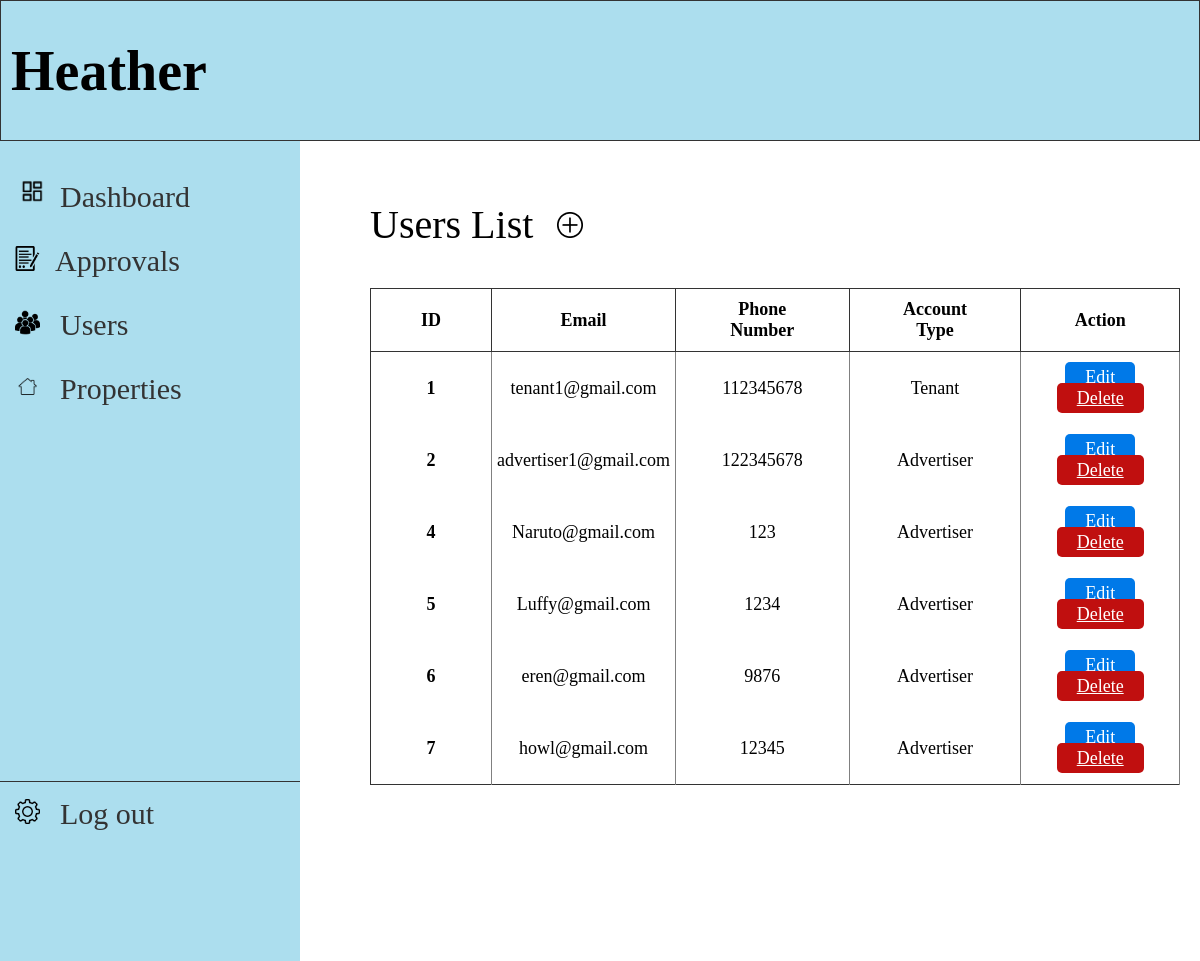
The app's page /admin/userList.php, older data.
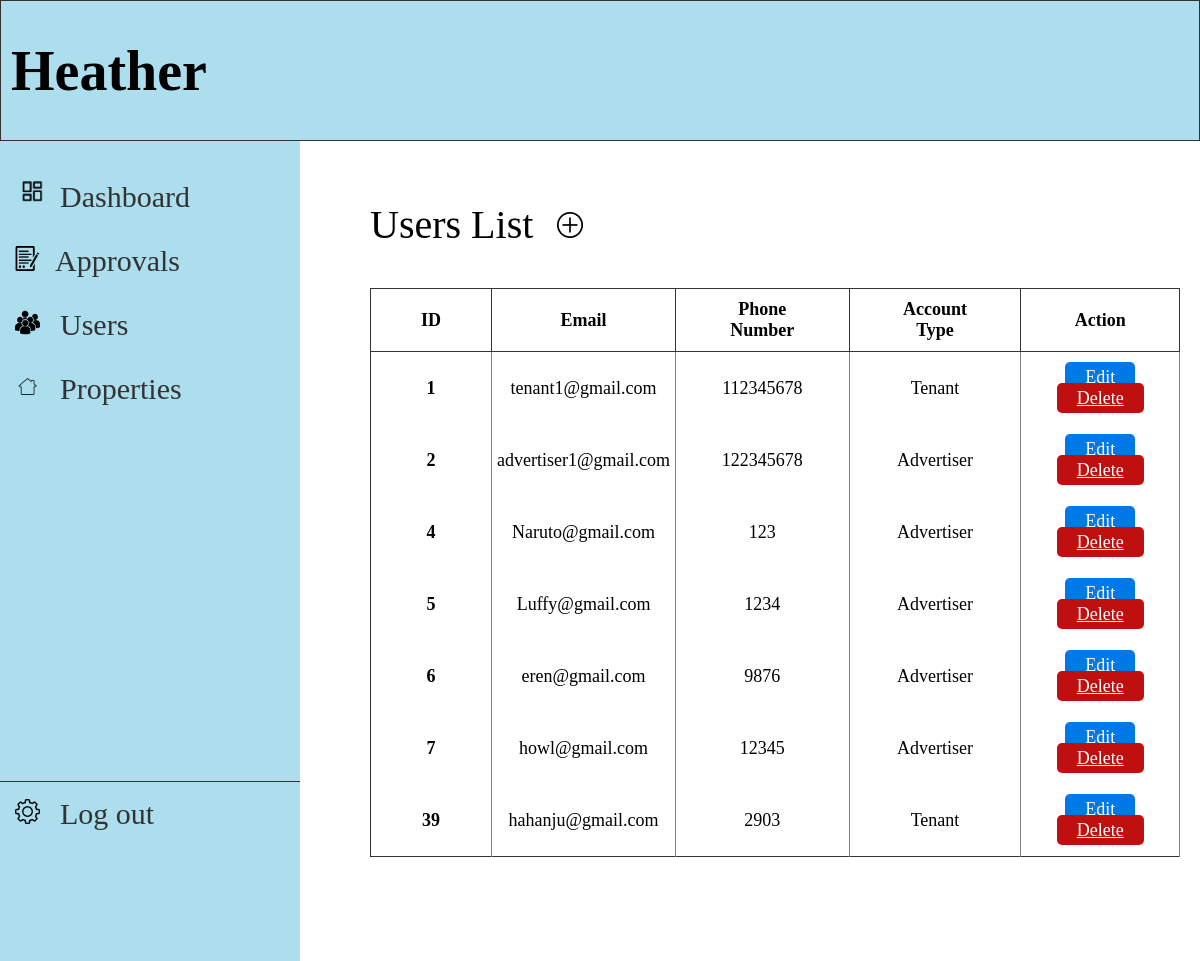
The same page, newer data.
### tables this page shows
CREATE TABLE `users` (
  `USER_ID` int(11) NOT NULL,
  `USER_EMAIL` varchar(50) NOT NULL,
  `USER_PASS` varchar(50) NOT NULL,
  `USER_FNAME` varchar(50) DEFAULT NULL,
  `USER_LNAME` varchar(50) DEFAULT NULL,
  `USER_CONTACT` bigint(25) NOT NULL,
  `USER_TYPE` enum('Tenant','Advertiser') NOT NULL
);

### admin/userList.php (the view, shortened to what this page needs)
<!DOCTYPE html>
<html lang="en">
<head>
</head>
<body>
<header>
    <h1>Heather</h1>
</header>
<div class="container">
    <nav>
        <a href="#dashboard" onclick="redirectPage('adminDashboard')"><img class="sidebar-image" src= "../img/dashboard.png" width="35px" >Dashboard</a>
        <a href="#approvals" onclick="redirectPage('approvalList')"><img class="sidebar-image" src= "../img/form.png" width="25px" style="padding-right:15px">Approvals</a>
        <a href="#users"><img class="sidebar-image" src= "../img/users.png" width="25px" style="padding-right:20px">Users</a>
        <a href="#properties" onclick="redirectPage('propertyList')"><img class="sidebar-image" src= "../img/property.png" width="25px" style="padding-right:20px">Properties</a>
        <a href="#logout" class="logout" style="border-top: 0.5px solid #333" onclick="redirectPage('adminLoginPage')"><img class="sidebar-image" src= "../img/settings.png" width="25px" style="padding-right:20px">Log out</a>
    </nav>
    <div class="content">
        <p class="page-header" style="display:inline-block">Users List</p>
        <a href="createList.php" style="display:inline-block; margin:20px"><img src="../img/plus.png"></a>
        <table class="table">
            <thead>
                <tr>
                <th scope="col">ID</th>
                <th scope="col">Email</th>
                <th scope="col">Phone Number</th>
                <th scope="col">Account Type</th>
                <th scope="col">Action</th>
                </tr>
            </thead>
            <tbody>
                <?php
                    include "../connection.php";
                    $sql = "select USER_ID, USER_EMAIL, USER_CONTACT, USER_TYPE from users WHERE USER_TYPE = 'Tenant' OR USER_TYPE = 'Advertiser'";
                    $result = $conn->query($sql);
                    while($row=$result->fetch_assoc())
                    {
                        echo "<tr>
                                <th scope='row'>{$row['USER_ID']}</th>
                                <td>{$row['USER_EMAIL']}</td>
                                <td>{$row['USER_CONTACT']}</td>
                                <td>{$row['USER_TYPE']}</td>
                                <td>
                                <a class='button success-button' href='editList.php?USER_ID={$row['USER_ID']}'>Edit</button>
                                <a class='button danger-button' href='deleteList.php?USER_ID={$row['USER_ID']}'>Delete</a>
                                </td>
                             </tr>";
                    }
                ?>
            </tbody>
        </table>
    </div>
</div>
</body>
</html>

### admin/userList.php (style rules this page uses)
body, html { height: 100%; margin: 0; padding: 0; font-family: Inria Serif; overflow: hidden; }
header { background-color: #ACDEEE; padding-left: 10px; border: 0.5px solid #333; font-size: 28px; }
.container { display: flex; height: 100vh; }
nav { width: 300px; height: 100%; background-color: #ACDEEE; overflow-x: hidden; padding-top: 20px; }
nav a { padding: 15px; text-decoration: none; font-size: 30px; color: #333; display: block; }
.content { flex: 1; padding: 20px; }
.sidebar-image { padding-right: 10px; }
.logout { margin-top: 360px; }
.page-header { font-size: 40px; margin-left: 50px; }
table { margin-left: 50px; }
table, th[scope="col"] { font-size: large; border: 1px solid #333; border-collapse: collapse; padding: 10px 50px 10px 50px; }
td, th[scope="row"] { display: table-cell; padding: 15px 5px 15px 5px; border-right: 1px solid grey; text-align: center; }
.button { padding: 5px 20px 5px 20px; border: none; border-radius: 5px; color: white; cursor: pointer; margin: 5px; }
.success-button { background: #0079E8; }
.danger-button { background: #C00F0F; }

Row changes from the older to the newer data that the page shows:
added users: USER_ID "39", USER_EMAIL "hahanju@gmail.com", USER_CONTACT "2903", USER_TYPE "Tenant"
